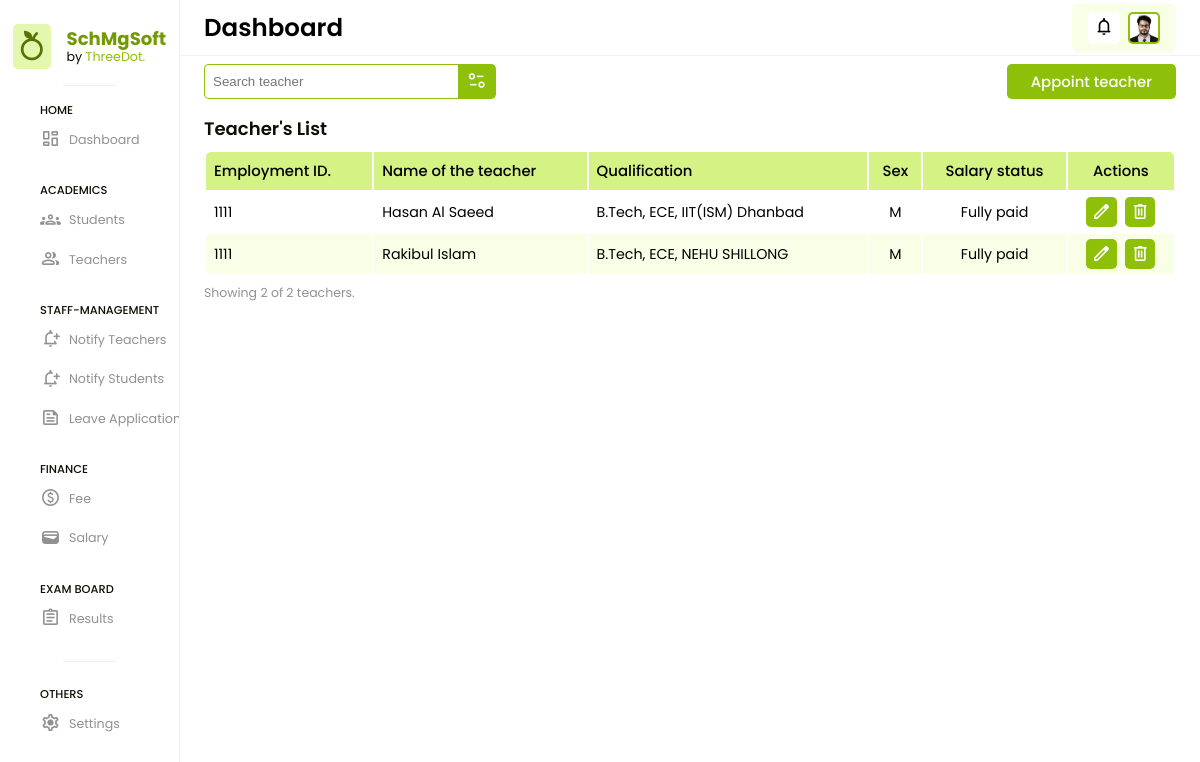
Page /teachers (signed in) on the earlier database version.
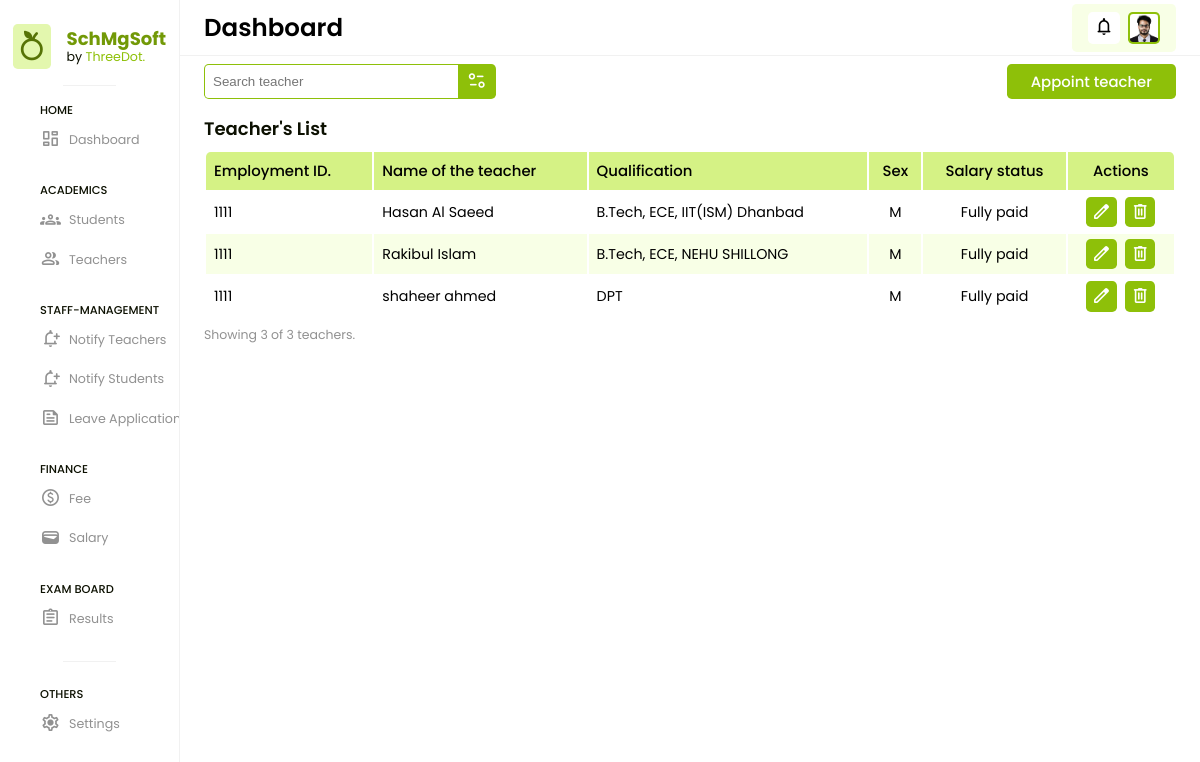
Same page on the later database version.
### app/models.py (models this page shows, shortened)
class CustomUser(AbstractUser):
    USER = (
        (1, 'ADMIN'),
        (2, 'TEACHER'),
        (3, 'STUDENT')
    )
    user_type = models.CharField(choices=USER, max_length=20, default=1)
    profile_pic = models.ImageField(upload_to='media/profile_pic')
    city = models.CharField(max_length=200, blank=True)
    country = models.CharField(max_length=200, blank=True)

class Teacher(models.Model):
    admin = models.OneToOneField(CustomUser, on_delete=models.CASCADE)
    qualification = models.TextField()
    sex = models.CharField(max_length=20)
    dob = models.DateField()
    mobile_no = models.PositiveIntegerField()
    pan_no = models.CharField(max_length=10)
    aadhaar_no = models.PositiveBigIntegerField()
    vill_town = models.CharField(max_length=200)
    post_office = models.CharField(max_length=200)
    police_station = models.CharField(max_length=200)
    district = models.CharField(max_length=200)
    state = models.CharField(max_length=200)
    country = models.CharField(max_length=200)
    pin = models.PositiveIntegerField()
    bank_name = models.CharField(max_length=350)
    account_no = models.PositiveIntegerField()
    branch_name = models.CharField(max_length=350)
    ifsc = models.CharField(max_length=100)
    teacher_photo = models.ImageField(upload_to='media/profile_pic')
    cv_resume = models.FileField(upload_to='media/teachers/certificates')
    created_at = models.DateTimeField(auto_now_add=True)
    updated_at = models.DateTimeField(auto_now=True)

### SchMgSoft/admin_views.py (the view, shortened to what this page needs)
# urls.py: path('teachers', admin_views.TEACHERS, name='teachers'),
@login_required(login_url='/')
def TEACHERS(request):
    teachers = Teacher.objects.all()
    teacher_count = Teacher.objects.count()
    context = {
        'teachers': teachers,
        'teacher_count': teacher_count
    }
    return render(request, 'admin/teachers.html', context)

### templates/admin/teachers.html
{% extends "base.html" %} {% load static %}
{% block htmlhead %}
<link rel="stylesheet" href="{% static 'css/admin/teachers.css' %}" />
{% endblock htmlhead %} {% block content %}
{% include "header.html" %}
<div class="action-bar">
  <form action="" class="filter-form">
    <div class="input-group">
      <input
        type="text"
        name="filter"
        id="filter"
        placeholder="Search teacher"
      />
      <div class="icon">
        <span class="material-symbols-rounded"> page_info </span>
      </div>
    </div>
  </form>
  <div class="btn" id="appointTeacherBtn">
    <p>Appoint teacher</p>
  </div>
</div>
<div class="teacher-data">
  <h3>Teacher's List</h3>
  <table>
    <thead>
      <tr>
        <th>Employment ID.</th>
        <th>Name of the teacher</th>
        <th>Qualification</th>
        <th style="text-align: center">Sex</th>
        <th style="text-align: center">Salary status</th>
        <th style="text-align: center">Actions</th>
      </tr>
    </thead>
    <tbody>
      {% for i in teachers %}
      <tr>
        <td>1111</td>
        <td>{{ i.admin.first_name }}&nbsp;{{ i.admin.last_name }}</td>
        <td>{{ i.qualification }}</td>
        {% if i.sex == 'Male' %}
        <td style="text-align: center">M</td>
        {% elif i.sex == 'Female' %}
        <td style="text-align: center">F</td>
        {% else %}
        <td style="text-align: center">NA</td>
        {% endif %}
        <td style="text-align: center">Fully paid</td>
        <td
          style="
            display: flex;
            flex-direction: row;
            gap: 0.5rem;
            align-items: center;
            justify-content: center;
          "
        >
          <a href="{% url 'edit_teacher' i.id %}">
            <span class="material-symbols-rounded"> edit </span>
          </a>
          <a href="{% url 'delete_teacher' i.admin.id %}">
            <span class="material-symbols-rounded"> delete </span>
          </a>
        </td>
      </tr>
      {% endfor %}
    </tbody>
  </table>
  <p class="indicator">
    Showing {{ teacher_count }} of {{ teacher_count }} teachers.
  </p>
</div>
{% include 'messages.html' %}
{% include 'admin/appoint_teacher.html' %} {% endblock %}

### templates/base.html (shortened to what this page needs)
{% load static %}
<!DOCTYPE html>
<html lang="en">
  <head>
    <link rel="stylesheet" href="{% static 'css/style.css' %}" />
    {% block htmlhead %}
    {% endblock htmlhead %}
  </head>
  <body>
    {% include "sidebar.html" %}
    <div class="body-container">
      {% block content %}
      {% endblock %}
    </div>
  </body>
</html>

### templates/sidebar.html (shortened to what this page needs)
{% load static %} {% load active_link_tags %}
{% block htmlhead %}
<link rel="stylesheet" href="{% static 'css/sidebar.css' %}" />
{% endblock htmlhead %} {% block content %}
<nav>
  <div class="logo">
    <div class="icon">
      <span class="material-symbols-rounded"> nutrition </span>
    </div>
    <div class="name">
      <h3>SchMgSoft</h3>
      <p>
        by
        <a href="https://threedot.in/" target="_blank" rel="noopener noreferrer"
          >ThreeDot.</a
        >
      </p>
    </div>
  </div>
  <span class="divider"></span>
  {% if user.user_type == '1' %}
  <div class="navbar">
    <div class="navbar-group">
      <p class="title">HOME</p>
      <div class="links {% active_link 'admin_home' 'active' %}">
        <a href="{% url 'admin_home' %}">
          <span class="material-symbols-rounded"> dashboard </span>
          Dashboard
        </a>
      </div>
    </div>
    <div class="navbar-group">
      <p class="title">ACADEMICS</p>
      <div class="links {% active_link 'students' 'active' %}">
        <a href="{% url 'students' %}">
          <span class="material-symbols-rounded"> groups </span>
          Students
        </a>
      </div>
      <div class="links {% active_link 'teachers' 'active' %}">
        <a href="{% url 'teachers' %}">
          <span class="material-symbols-rounded"> group </span>
          Teachers
        </a>
      </div>
    </div>
    <div class="navbar-group">
      <p class="title">STAFF-MANAGEMENT</p>
      <div class="links {% active_link 'notify_teachers' 'active' %}">
        <a href="{% url 'notify_teachers' %}">
          <span class="material-symbols-rounded"> notification_add </span>
          Notify Teachers
        </a>
      </div>
      <div class="links {% active_link 'notify_students' 'active' %}">
        <a href="{% url 'notify_students' %}">
          <span class="material-symbols-rounded"> notification_add </span>
          Notify Students
        </a>
      </div>
      <div class="links">
        <a href="">
          <span class="material-symbols-rounded"> feed </span>
          Leave Applications
        </a>
      </div>
    </div>
    <div class="navbar-group">
      <p class="title">FINANCE</p>
      <div class="links">
        <a href="">
          <span class="material-symbols-rounded"> paid </span>
          Fee
        </a>
      </div>
      <div class="links">
        <a href="">
          <span class="material-symbols-rounded"> wallet </span>
          Salary
        </a>
      </div>
    </div>
    <div class="navbar-group">
      <p class="title">EXAM BOARD</p>
      <div class="links">
        <a href="">
          <span class="material-symbols-rounded"> assignment </span>
          Results
        </a>
      </div>
    </div>
    <span class="divider"></span>
    <div class="navbar-group">
      <p class="title">OTHERS</p>
      <div class="links">
        <a href="">
          <span class="material-symbols-rounded"> settings </span>
          Settings
        </a>
      </div>
    </div>
  </div>
  {% endif %}
</nav>
{% endblock %}

### templates/header.html (shortened to what this page needs)
{% load static %}
{% block htmlhead %}
<link rel="stylesheet" href="{% static 'css/header.css' %}" />
{% endblock htmlhead %} {% block content %}
<header>
  <h3>Dashboard</h3>
  <div class="right">
    <div class="notification">
      <span class="material-symbols-rounded"> notifications </span>
    </div>
    <div class="user" id="pofile">
      {% if user.profile_pic == "" %}
      <img
        src="{% static 'assets/images/avatar.svg' %}"
        alt="Profile picture"
      />
      {% else %}
      <img
        src="{{ user.profile_pic }}"
        alt="Profile picture"
      />
      {% endif %}
    </div>
  </div>
</header>
{% endblock %}

### templates/messages.html (shortened to what this page needs)
{% load static %}
{% block htmlhead %}
<link rel="stylesheet" href="{% static 'css/messages.css' %}" />
{% endblock htmlhead %}

### templates/admin/appoint_teacher.html (shortened to what this page needs)
{% load static %}
{% block htmlhead %}
<link rel="stylesheet" href="{% static 'css/admin/appoint_teacher.css' %}" />
{% endblock htmlhead %}

### static/css/style.css (style rules this page uses)
:root { --lightest: #e3f7ae; --lighter: #d5f285; --light: #c7ee5c; --normal: #abe60b; --dark: #8ec009; --darker: #729907; --darkest: #567306; --dark-bg: #222e02; --light-bg: #f8ffe6; --dark-txt: #0c1001; --light-txt: #919191; }
*, *:before, *:after { margin: 0; padding: 0; box-sizing: border-box; font-synthesis: none; -webkit-font-smoothing: antialiased; -moz-osx-font-smoothing: grayscale; text-rendering: optimizeLegibility; }
html { scroll-behavior: smooth; }
body { margin: 0; padding: 0; min-width: 100vw; min-height: 100vh; font-family: "Poppins", sans-serif; font-synthesis: none; -webkit-font-smoothing: antialiased; -moz-osx-font-smoothing: grayscale; text-rendering: optimizeLegibility; overflow: hidden; }
a { padding: 0; margin: 0; text-decoration: none; cursor: pointer; }
.material-symbols-rounded { font-size: 1.31rem; }
.body-container { position: absolute; top: 0; right: 0; width: 85%; height: 100vh; overflow-x: hidden; overflow-y: auto; white-space: nowrap; transition: all 0.3s; }

### static/css/admin/teachers.css (style rules this page uses)
:root { --lightest: #e3f7ae; --lighter: #d5f285; --light: #c7ee5c; --normal: #abe60b; --dark: #8ec009; --darker: #729907; --darkest: #567306; --dark-bg: #222e02; --light-bg: #f8ffe6; --dark-txt: #0c1001; --light-txt: #919191; }
.action-bar { padding: 0.5rem 1.5rem; width: 100%; display: flex; flex-direction: row; align-items: center; justify-content: space-between; }
.action-bar .filter-form { width: 30%; height: 35px; display: flex; align-items: center; justify-content: center; }
.action-bar .filter-form .input-group { width: 100%; height: 100%; display: flex; flex-direction: row; align-items: center; justify-content: center; }
.action-bar .filter-form .input-group input { padding: 0.5rem; width: 87%; height: 100%; background: #fff; border: 1px solid var(--dark); border-right: transparent; border-radius: 0.3rem 0 0 0.3rem; }
.action-bar .filter-form .input-group .icon { width: 13%; height: 100%; display: flex; align-items: center; justify-content: center; background-color: var(--dark); border-radius: 0 0.3rem 0.3rem 0; }
.action-bar .filter-form .input-group .icon span { color: #fff; }
.action-bar .btn { padding: 0.5rem 1.5rem; width: fit-content; height: 35px; display: flex; align-items: center; justify-content: center; background-color: var(--dark); border-radius: 0.3rem; transition: all 0.3s; -webkit-transition: all 0.3s; }
.action-bar .btn p { font-size: 0.931rem; font-weight: 500; color: #fff; }
.teacher-data { padding: 0.5rem 1.5rem; width: 100%; display: flex; flex-direction: column; gap: 0.5rem; align-items: start; justify-content: center; }
.teacher-data h3 { font-size: 1.131rem; font-weight: 600; color: var(--dark-txt); text-align: left; }
table { width: 100%; }
table thead { background-color: var(--lighter); }
table thead th { padding: 0.5rem; font-size: 0.931rem; font-weight: 500; text-align: left; }
table thead th:first-child { border-top-left-radius: 0.3rem; }
table thead th:last-child { border-top-right-radius: 0.3rem; }
table tbody tr:nth-child(even) { background-color: var(--light-bg); }
table tbody tr:last-child td:first-child { border-bottom-left-radius: 0.3rem; }
table tbody tr:last-child td:last-child { border-bottom-right-radius: 0.3rem; }
table tbody tr td { padding: 0.3rem 0.5rem; font-size: 0.891rem; }
table tbody tr td a { padding: 0.3rem; width: fit-content; display: flex; flex-direction: row; align-items: center; justify-content: center; gap: 0.5rem; background-color: var(--dark); border-radius: 0.3rem; transition: all 0.3s; -webkit-transition: all 0.3s; }
table tbody tr td a span { font-size: 0.931rem; }
table tbody tr td a:link, table tbody tr td a:visited, table tbody tr td a:active, table tbody tr td a:hover { color: #fff; font-size: 0.891rem; font-weight: 500; }
.indicator { font-size: 0.781rem; color: var(--light-txt); text-align: left; }

### static/css/messages.css (style rules this page uses)
:root { --lightest: #e3f7ae; --lighter: #d5f285; --light: #c7ee5c; --normal: #abe60b; --dark: #8ec009; --darker: #729907; --darkest: #567306; --dark-bg: #222e02; --light-bg: #f8ffe6; --dark-txt: #0c1001; --light-txt: #919191; }

### static/css/admin/appoint_teacher.css (style rules this page uses)
:root { --lightest: #e3f7ae; --lighter: #d5f285; --light: #c7ee5c; --normal: #abe60b; --dark: #8ec009; --darker: #729907; --darkest: #567306; --dark-bg: #222e02; --light-bg: #f8ffe6; --dark-txt: #0c1001; --light-txt: #919191; }

Differences in the rows shown:
added Teacher: admin.first_name "shaheer", admin.last_name "ahmed", qualification "DPT", sex "M"
Other differences:
{{ teacher_count }}: "2" → "3"
